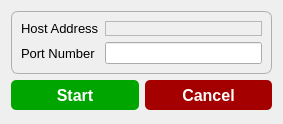
<?xml version="1.0" encoding="UTF-8"?>
<ui version="4.0">
 <class>NetworkSessionConnectionDialog</class>
 <widget class="QDialog" name="NetworkSessionConnectionDialog">
  <property name="geometry">
   <rect>
    <x>0</x>
    <y>0</y>
    <width>283</width>
    <height>124</height>
   </rect>
  </property>
  <property name="windowTitle">
   <string>Dialog</string>
  </property>
  <layout class="QVBoxLayout" name="verticalLayout">
   <item>
    <widget class="QFrame" name="connectionInfoFrame">
     <property name="styleSheet">
      <string notr="true">QFrame {
font-size: 10pt;
}

QFrame#connectionInfoFrame {
font-size: 10pt;
border-style: solid;
border-color: rgb(174, 174, 174);
border-width: 1px;
border-radius: 7px;
}</string>
     </property>
     <property name="frameShape">
      <enum>QFrame::StyledPanel</enum>
     </property>
     <property name="frameShadow">
      <enum>QFrame::Raised</enum>
     </property>
     <layout class="QGridLayout" name="gridLayout">
      <property name="topMargin">
       <number>9</number>
      </property>
      <property name="bottomMargin">
       <number>9</number>
      </property>
      <item row="0" column="0">
       <widget class="QLabel" name="hostAddressDescriptionLabel">
        <property name="text">
         <string>Host Address</string>
        </property>
       </widget>
      </item>
      <item row="1" column="0">
       <widget class="QLabel" name="portNumberDescriptionLabel">
        <property name="text">
         <string>Port Number</string>
        </property>
       </widget>
      </item>
      <item row="1" column="1">
       <widget class="QLineEdit" name="portNumberLineEdit"/>
      </item>
      <item row="0" column="1">
       <widget class="IPv4Widget" name="hostAddressIPv4Widget">
        <property name="frameShape">
         <enum>QFrame::StyledPanel</enum>
        </property>
        <property name="frameShadow">
         <enum>QFrame::Raised</enum>
        </property>
       </widget>
      </item>
     </layout>
    </widget>
   </item>
   <item>
    <layout class="QHBoxLayout" name="horizontalLayout">
     <item>
      <widget class="QPushButton" name="startSessionPushButton">
       <property name="minimumSize">
        <size>
         <width>0</width>
         <height>30</height>
        </size>
       </property>
       <property name="font">
        <font>
         <family>SegoeUI</family>
         <pointsize>12</pointsize>
         <weight>75</weight>
         <bold>true</bold>
        </font>
       </property>
       <property name="styleSheet">
        <string notr="true">QPushButton {
background-color: rgb(0, 165, 0);
color: white;
border: none;
border-radius: 5px;
}
QPushButton:hover:!pressed {
background-color: rgb(100, 215, 100);
}</string>
       </property>
       <property name="text">
        <string>Start</string>
       </property>
       <property name="checkable">
        <bool>false</bool>
       </property>
       <property name="checked">
        <bool>false</bool>
       </property>
      </widget>
     </item>
     <item>
      <widget class="QPushButton" name="cancelPushButton">
       <property name="minimumSize">
        <size>
         <width>0</width>
         <height>30</height>
        </size>
       </property>
       <property name="font">
        <font>
         <family>SegoeUI</family>
         <pointsize>12</pointsize>
         <weight>75</weight>
         <bold>true</bold>
        </font>
       </property>
       <property name="styleSheet">
        <string notr="true">QPushButton {
background-color: rgb(165, 0, 0);
color: white;
border: none;
border-radius: 5px;
}
QPushButton:hover:!pressed {
background-color: rgb(255, 128, 128);
}</string>
       </property>
       <property name="text">
        <string>Cancel</string>
       </property>
       <property name="checkable">
        <bool>false</bool>
       </property>
       <property name="checked">
        <bool>false</bool>
       </property>
      </widget>
     </item>
    </layout>
   </item>
   <item>
    <spacer name="verticalSpacer">
     <property name="orientation">
      <enum>Qt::Vertical</enum>
     </property>
     <property name="sizeHint" stdset="0">
      <size>
       <width>20</width>
       <height>40</height>
      </size>
     </property>
    </spacer>
   </item>
  </layout>
 </widget>
 <customwidgets>
  <customwidget>
   <class>IPv4Widget</class>
   <extends>QFrame</extends>
   <header>clientApp/ipv4Widget.h</header>
   <container>1</container>
  </customwidget>
 </customwidgets>
 <resources/>
 <connections/>
</ui>
